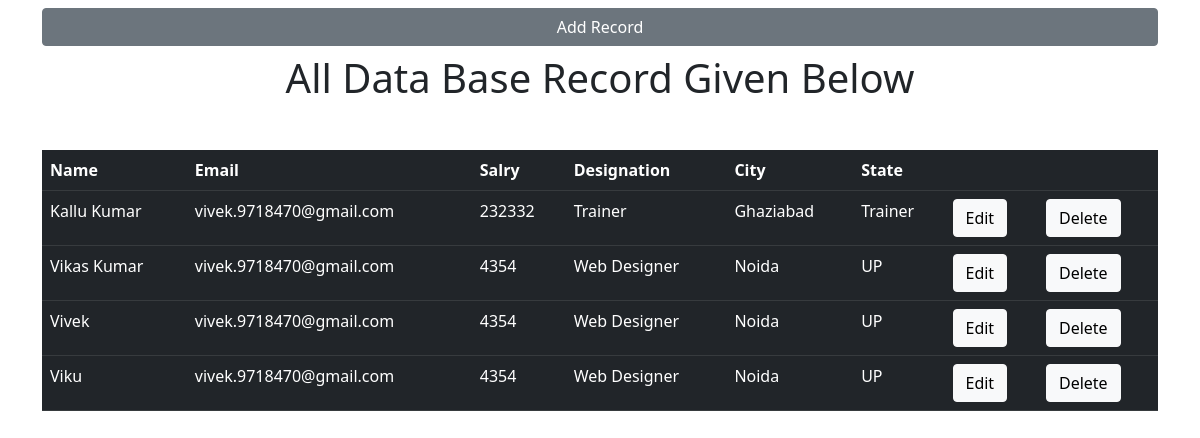
The page / on the database its author committed.
### mainApp/models.py (models this page shows, shortened)
class Employee(models.Model):
    id = models.AutoField(primary_key = True)
    name = models.CharField(max_length = 30)
    email = models.CharField(max_length = 30)
    salary = models.IntegerField()
    dsg = models.CharField(max_length = 20)
    city = models.CharField(max_length = 20,default = 'Ghaziabad',blank = True)
    state = models.CharField(max_length = 20,default = 'Trainer',blank = True)

### mainApp/views.py (the view)
# urls.py: 2. Add a URL to urlpatterns:  path('', views.home, name='home')
def home(request):
    Data = Employee.objects.all()
    return render(request,'index.html',{'data':Data})

### mainApp/templates/index.html (shortened to what this page needs)
{% load static %}
<!DOCTYPE html>
<html lang="en">
<head>
    <link rel="stylesheet" href="{% static 'css/mystyle.css' %}">
    <link href="https://cdn.jsdelivr.net/npm/bootstrap@5.1.3/dist/css/bootstrap.min.css" rel="stylesheet">
</head>
{% block body%}
<body class="container">
    <a href="/add/" class="btn btn-secondary my-2 w-100">Add Record</a>
    <h1 class="w-100 text-center">All Data Base Record Given Below</h1>
        <table class="table table-stripped table-hover table-dark my-5" >
            <head>
                <tr>
                    <th>Name</th>
                    <th>Email</th>
                    <th>Salry</th>
                    <th>Designation</th>
                    <th>City</th>
                    <th>State</th>
                    <th></th>
                    <th></th>
                </tr>
            </head>
            <body>
                {% for i in data %}
                <tr>
                    <td>{{i.name}}</td>
                    <td>{{i.email}}</td>
                    <td>{{i.salary}}</td>
                    <td>{{i.dsg}}</td>
                    <td>{{i.city}}</td>
                    <td>{{i.state}}</td>
                    <td><a class="btn btn-light" href="/update/{{i.id}}/">Edit</a></td>
                    <td><a class="btn btn-light" href="/delete/{{i.id}}/">Delete</a></td>
                </tr>
                {% endfor %}
            </body>
        </table>
</body>
{% endblock %}
</html>

### mainApp/static/css/mystyle.css (style rules this page uses)
body { background-color: red; }
a { text-decoration: none; background-color: navy; color: white; padding: 10px; display: inline-block; }

### rows shown on the page
Employee: name "Kallu Kumar", email "vivek.9718470@gmail.com", salary "232332", dsg "Trainer", city "Ghaziabad", state "Trainer"
Employee: name "Vikas Kumar", email "vivek.9718470@gmail.com", salary "4354", dsg "Web Designer", city "Noida", state "UP"
Employee: name "Vivek", email "vivek.9718470@gmail.com", salary "4354", dsg "Web Designer", city "Noida", state "UP"
Employee: name "Viku", email "vivek.9718470@gmail.com", salary "4354", dsg "Web Designer", city "Noida", state "UP"
